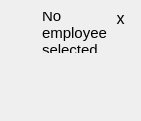
  <widget class="QWidget" name="oopsNoEmployee" native="true">
   <property name="geometry">
    <rect>
     <x>0</x>
     <y>519</y>
     <width>141</width>
     <height>121</height>
    </rect>
   </property>
   <widget class="QLabel" name="label_oopsSoloEdi_3">
    <property name="geometry">
     <rect>
      <x>10</x>
      <y>80</y>
      <width>31</width>
      <height>31</height>
     </rect>
    </property>
    <property name="text">
     <string/>
    </property>
    <property name="pixmap">
     <pixmap resource="ediSolo.qrc">:/new/prefix1/ediSolo.png</pixmap>
    </property>
    <property name="scaledContents">
     <bool>true</bool>
    </property>
   </widget>
   <widget class="QLabel" name="bubbleOopsNoEmployee">
    <property name="geometry">
     <rect>
      <x>40</x>
      <y>10</y>
      <width>91</width>
      <height>71</height>
     </rect>
    </property>
    <property name="text">
     <string/>
    </property>
    <property name="pixmap">
     <pixmap resource="ediSolo.qrc">:/new/prefix1/lBubble.png</pixmap>
    </property>
    <property name="scaledContents">
     <bool>true</bool>
    </property>
   </widget>
   <widget class="QLabel" name="label_oopsNoEmployee">
    <property name="geometry">
     <rect>
      <x>42</x>
      <y>12</y>
      <width>81</width>
      <height>41</height>
     </rect>
    </property>
    <property name="font">
     <font>
      <pointsize>11</pointsize>
     </font>
    </property>
    <property name="text">
     <string>No employee selected.</string>
    </property>
    <property name="wordWrap">
     <bool>true</bool>
    </property>
   </widget>
   <widget class="QPushButton" name="pushButton_noEmployee">
    <property name="geometry">
     <rect>
      <x>110</x>
      <y>10</y>
      <width>21</width>
      <height>16</height>
     </rect>
    </property>
    <property name="font">
     <font>
      <pointsize>12</pointsize>
     </font>
    </property>
    <property name="styleSheet">
     <string notr="true">background-color: transparent;
border: none;</string>
    </property>
    <property name="text">
     <string>x</string>
    </property>
   </widget>
  </widget>
